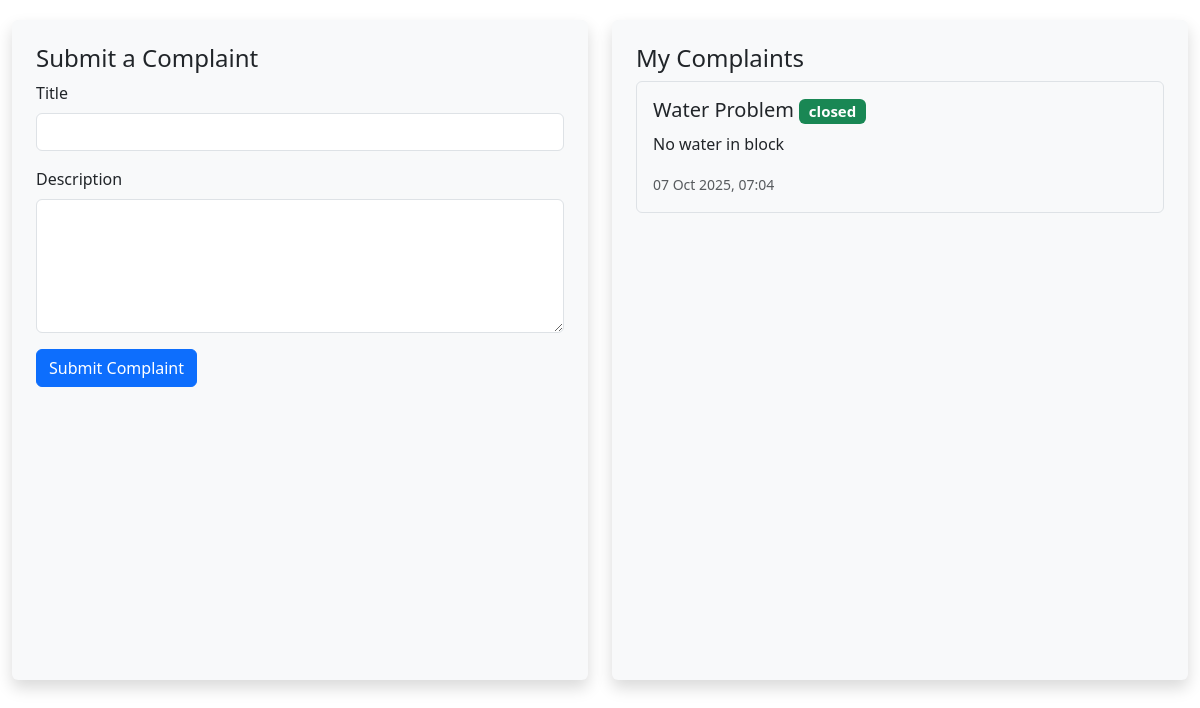
Before: /complaints (signed in) with the older database file.
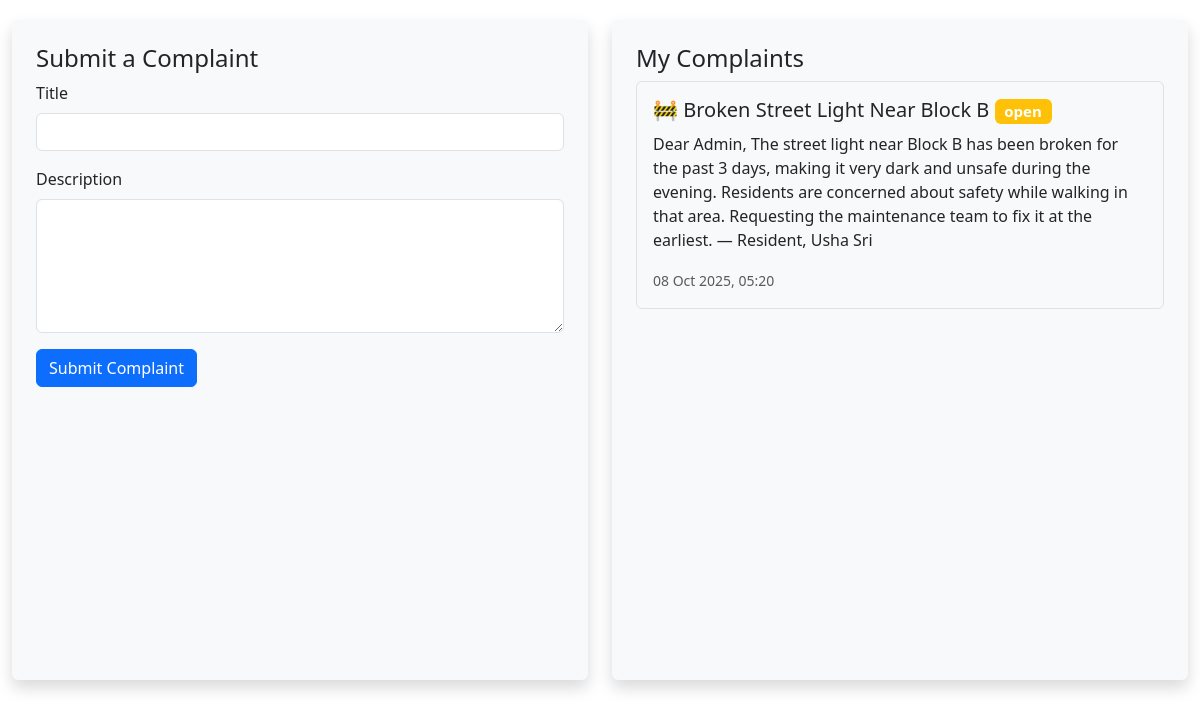
After: the same page with the newer database file.
### app.py (models this page shows)
class Complaint(db.Model):
    id = db.Column(db.Integer, primary_key=True)
    user_id = db.Column(db.Integer, db.ForeignKey("user.id"), nullable=False)
    title = db.Column(db.String(200), nullable=False)
    description = db.Column(db.Text, nullable=False)
    status = db.Column(db.String(50), default="open")
    created_at = db.Column(db.DateTime, default=datetime.utcnow)

### app.py (the view, shortened to what this page needs)
@app.route("/complaints", methods=["GET", "POST"])
@app.route("/complaints", methods=["GET", "POST"])
def complaints():
    if "user_id" not in session:
        flash("Please log in first.", "warning")
        return redirect(url_for("login"))
    user_id = session["user_id"]
    role = session["user_role"]
    if role == "admin":
        all_complaints = Complaint.query.order_by(Complaint.created_at.desc()).all()
        return render_template("complaints_admin.html", complaints=all_complaints)
    user_complaints = Complaint.query.filter_by(user_id=user_id).order_by(Complaint.created_at.desc()).all()
    return render_template("complaints_resident.html", complaints=user_complaints)

### templates/complaints_resident.html
{% extends "header.html" %}
{% block body %}
<div class="container-fluid d-flex gap-4" style="height: 85vh; padding-top:20px;">
  <div class="w-50 bg-light p-4 shadow rounded">
    <h4>Submit a Complaint</h4>
    <form method="POST" action="{{ url_for('complaints') }}">
      <div class="mb-3">
        <label for="title" class="form-label">Title</label>
        <input type="text" name="title" class="form-control" required>
      </div>
      <div class="mb-3">
        <label for="description" class="form-label">Description</label>
        <textarea name="description" rows="5" class="form-control" required></textarea>
      </div>
      <button type="submit" class="btn btn-primary">Submit Complaint</button>
    </form>
  </div>
  <div class="w-50 bg-light p-4 shadow rounded">
    <h4>My Complaints</h4>
    {% for complaint in complaints %}
      <div class="border p-3 mb-3 rounded">
        <h5>{{ complaint.title }} <span class="badge bg-{{ 'success' if complaint.status=='closed' else 'warning' }}">{{ complaint.status }}</span></h5>
        <p>{{ complaint.description }}</p>
        <small class="text-muted">{{ complaint.created_at.strftime('%d %b %Y, %H:%M') }}</small>
      </div>
    {% else %}
      <p>No complaints submitted yet.</p>
    {% endfor %}
  </div>
</div>
{% endblock %}

Changed rows visible on the page:
removed Complaint: title "Water Problem", status "closed", description "No water in block", created_at "07 Oct 2025, 07:04"
added Complaint: title "🚧 Broken Street Light Near Block B", status "open", description "Dear Admin, The street light near Block B has been broken for the past 3 days, making it very dark and unsafe during the evening. Residents are concerned about safety while walking in that area. Requesting the maintenance team to fix it at the earliest. — Resident, Usha Sri", created_at "08 Oct 2025, 05:20"
